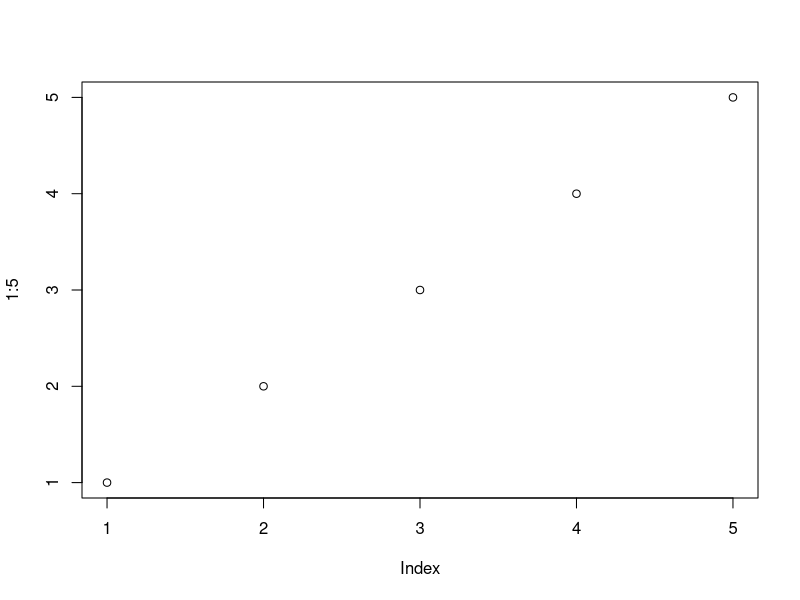
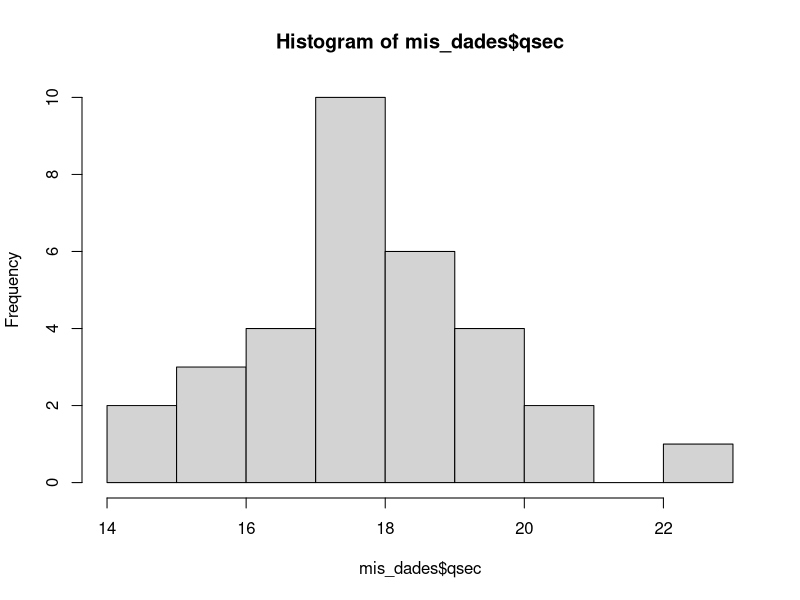
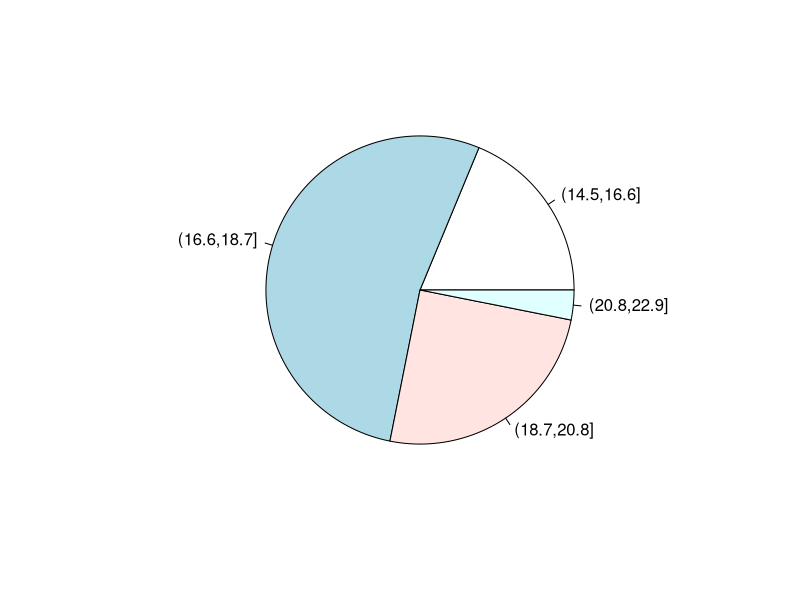

Reproduce these figures in R, in order.
#Codigo para problema 1

plot(1:5)
2+2
mis_dades = mtcars
mis_dades$qsec
sort(mis_dades$qsec)

qsec_intervalos = cut(mis_dades$qsec, breaks = 4)

table(qsec_intervalos)

hist(mis_dades$qsec, breaks = 10)

#Para hacer el promedio hay que usar 'mean'

mean(mis_dades$qsec)

#Para hacer la mediana hay que usar 'median'

mis_dades$drat
sort(mis_dades$drat)
median(mis_dades$drat)

#Para hacer el primer quartil hay que usar 'quantile(x,0.25)'

quantile(mis_dades$drat)
quantile(mis_dades$drat,0.25)

quantile(mis_dades$mpg,0.18)

#Tabla de frecuencias

sum(table(qsec_intervalos))
ni =(table(qsec_intervalos))
sum(ni)
fi = ni/sum(ni)
fi
pie(fi)

#Rango interquartilico IQR = Quantile de 0.75 - Quantile de 0.25

quantile(mis_dades$cyl,0.75)-quantile(mis_dades$cyl,0.25)
IQR(mis_dades$cyl)

#Para calcular la desviacion tipica hay que usar 'sd'

sd(mis_dades$cyl)

#Para calcular la variancia hay que usar var'

var(mis_dades$qsec)


